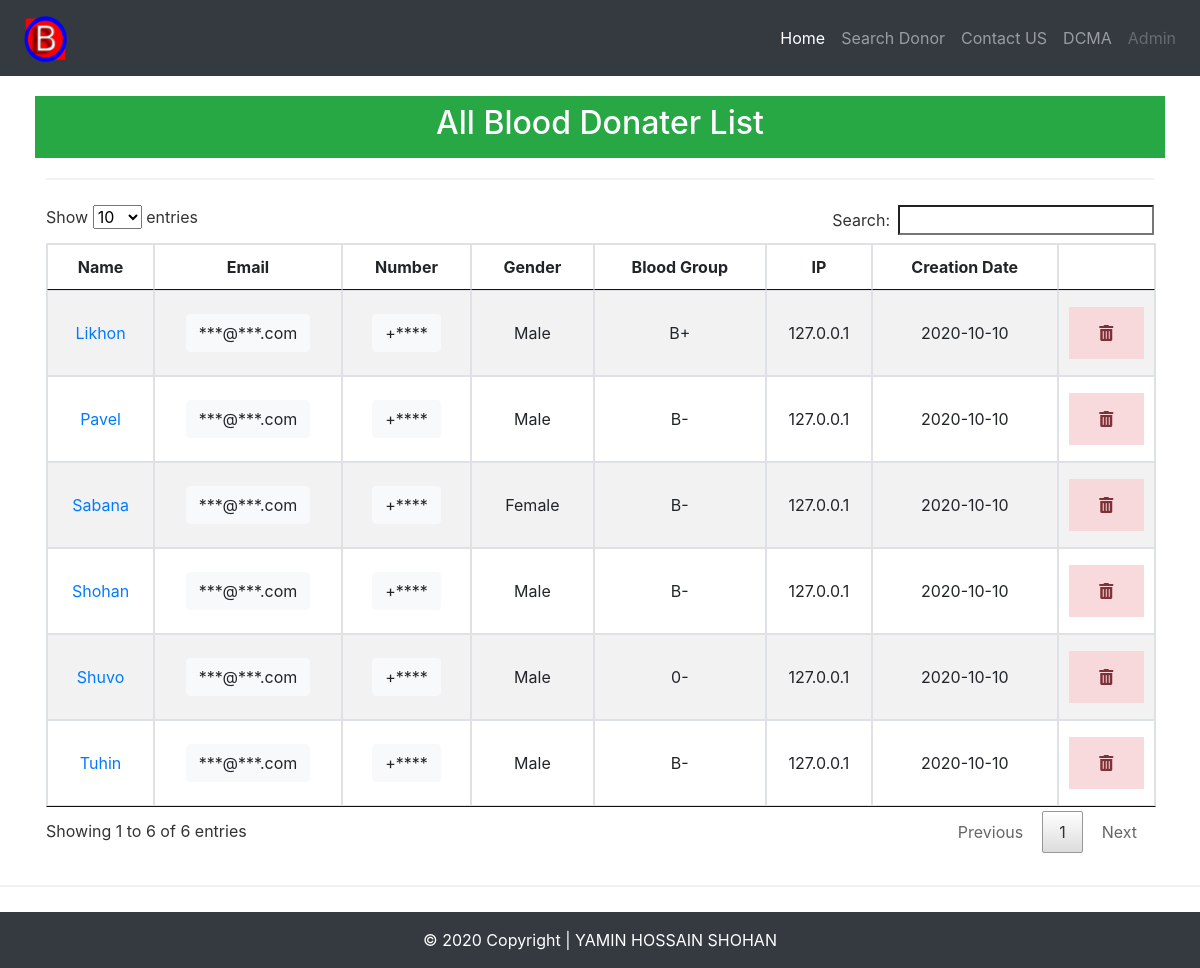
The page /all (signed in) on the database its author committed.
### tables this page shows
CREATE TABLE users (id INTEGER PRIMARY KEY AUTOINCREMENT, name TEXT, email TEXT, number TEXT, blood_group TEXT, age TEXT, donar_type TEXT, gender TEXT, street TEXT, area TEXT, city TEXT, district TEXT, date TEXT, ip TEXT, status INT);

### needyamin/app.py (the view)
@app.route('/all',methods=['GET', 'POST'])
def all_users():
 if request.method == "GET":
    with sqlite3.connect("needyamin.db") as con:
        try:
            con.row_factory = sqlite3.Row
            cur = con.cursor()
            cur.execute("select * from users")
            rows = cur.fetchall()
            session["user"]
            username = session["user"]
            if len(username)>0:
                return render_template("all.html",rows = rows)
        except:
                    return redirect("login")

### needyamin/templates/all.html (shortened to what this page needs)
{% extends "base.html" %}
{% block content %}
<link rel="stylesheet" href="{{ url_for('static',filename='stylesheet/style.css')}}">
<div class="container">
  <div class="row">
    <div class="col">
<div class="container p-1">
<div class="row justify-content-center p-2 bg-success text-white">
    <h2>All Blood Donater List</h2></div> </div>
      <hr>
<table id="needyamin_data" class="table-sm table-striped table-bordered" style="text-align: center;">
        <thead>
            <tr>
                <th>Name</th>
                <th>Email</th>
                <th>Number</th>
                <th>Gender</th>
                <th>Blood Group</th>
                <th>IP</th>
                <th>Creation Date</th>
                <th> </th>
            </tr>
        </thead>
        <tbody>
         {% for row in rows %}
              <tr>
                <td><a href="/user/{{row['id']}}">{{row["name"]}}</a></td>
                <td>
                  <div class="btn btn-light" data-toggle="collapse" data-target="#email{{row['id']}}" title="Click for View Email">***@***.com</div>
                </td>
                <td>
 <div class="btn btn-light" data-toggle="collapse" data-target="#phone{{row['id']}}" title="Click for View Number">+****</div>
</td>
                <td>{{row["gender"]}}</td>
                <td> {{row["blood_group"]}}</td>
                <td>{{row["ip"]}} </td>
                <td>{{row["date"]}}</td>
                <td>
      <div class="row">
    <div class="col-sm">
      <form action="pending_del" method="POST">
     <button type="submit" name="submit" value="Delete" class="alert-danger"> <i class="fas fa-trash-alt"></i> </button></form>
    </div>
  </div>
    </td>
            </tr>
           {% endfor %}
        </tbody>
    </table>
    </div> </div></div>
    {% endblock %}

### needyamin/templates/base.html (shortened to what this page needs)
<!doctype html>
<html lang="en">
  <head>
     <link rel="stylesheet" href="{{ url_for('static',filename='stylesheet/bootstrap.min.css')}}">
    <link rel="stylesheet" href="{{ url_for('static',filename='stylesheet/jquery.dataTables.min.css')}}">
    <link rel="stylesheet" href="https://pro.fontawesome.com/releases/v5.10.0/css/all.css"/>
 <nav class="navbar navbar-expand-lg navbar-dark bg-dark">
  <a class="navbar-brand" href="/"><img src="{{ url_for('static',filename='img/logo.png')}}" style="width: 60px; height: 50px;"></a>
  <div class="collapse navbar-collapse justify-content-end" id="navbarNav">
    <ul class="navbar-nav">
      <li class="nav-item active">
        <a class="nav-link" href="/">Home <span class="sr-only">(current)</span></a>
      </li>
      <li class="nav-item">
        <a class="nav-link" href="/doner">Search Donor</a>
      </li>
           <li class="nav-item">
        <a class="nav-link" href="/contact_us">Contact US</a>
      </li>
      <li class="nav-item">
        <a class="nav-link" href="/dcma">DCMA</a>
      </li>
      <li class="nav-item">
        <a class="nav-link disabled" href="/login">Admin</a>
      </li>
    </ul>
  </div>
</nav>
</head>
<body>
{% block content %}
{% endblock %}
</body>
<hr>
<div class="text-center py-3 text-white bg-dark">© 2020 Copyright | YAMIN HOSSAIN SHOHAN  </div>
</html>

### needyamin/static/stylesheet/style.css (style rules this page uses)
* { box-sizing: border-box }
button { background-color: #4CAF50; color: white; padding: 14px 20px; margin: 8px 0; border: none; cursor: pointer; width: 100%; opacity: 0.9; }
.container { padding: 16px; text-align: center; }
hr { border: 1px solid #f1f1f1; margin-bottom: 25px; }

### rows shown on the page
users: name "Shohan", gender "Male", blood_group "B-", ip "127.0.0.1", date "2020-10-10"
users: name "Likhon", gender "Male", blood_group "B+", ip "127.0.0.1", date "2020-10-10"
users: name "Tuhin", gender "Male", blood_group "B-", ip "127.0.0.1", date "2020-10-10"
users: name "Pavel", gender "Male", blood_group "B-", ip "127.0.0.1", date "2020-10-10"
users: name "Shuvo", gender "Male", blood_group "0-", ip "127.0.0.1", date "2020-10-10"
users: name "Sabana", gender "Female", blood_group "B-", ip "127.0.0.1", date "2020-10-10"
